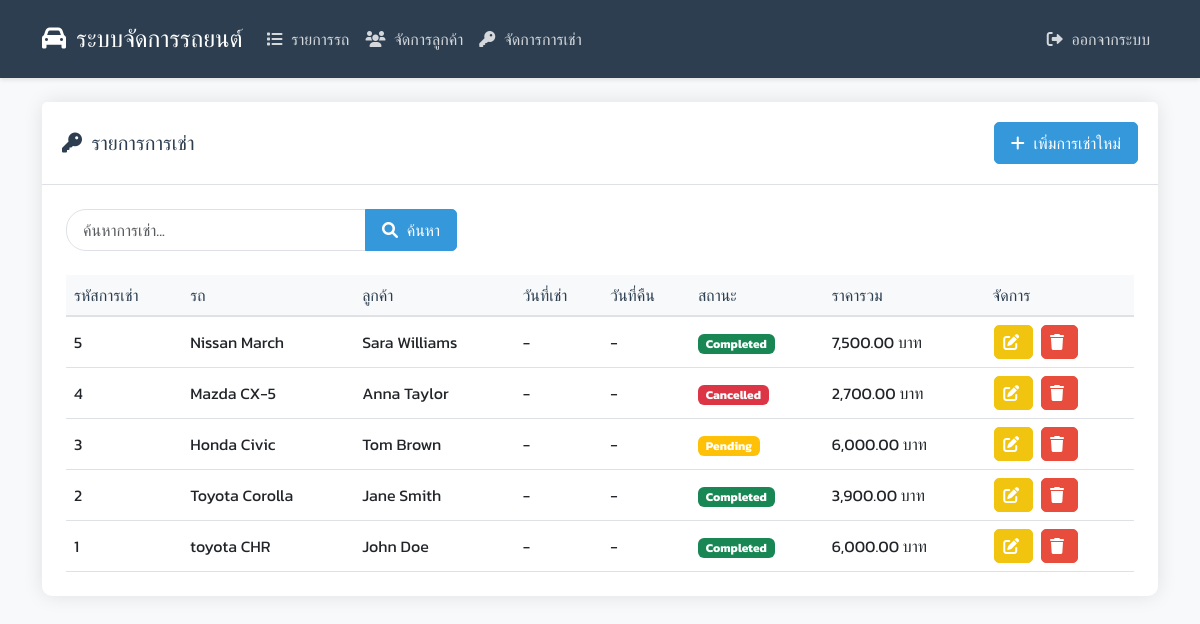
The page /rentals.php (signed in) on the database its author committed.
### tables this page shows
CREATE TABLE `rentals` (
  `rental_id` int(11) NOT NULL COMMENT 'รหัสการเช่า (Primary Key)',
  `customer_id` int(11) NOT NULL COMMENT 'รหัสลูกค้า',
  `car_id` int(11) NOT NULL COMMENT 'รหัสรถ',
  `rental_start_date` date NOT NULL COMMENT 'วันที่เริ่มเช่า',
  `rental_end_date` date NOT NULL COMMENT 'วันที่สิ้นสุดการเช่า',
  `total_price` decimal(10,2) NOT NULL COMMENT 'ราคารวม',
  `rental_status` enum('Pending','Completed','Cancelled') DEFAULT 'Pending' COMMENT 'สถานะการเช่า',
  `create_date` timestamp NOT NULL DEFAULT current_timestamp() COMMENT 'วันที่สร้างข้อมูล',
  `update_date` timestamp NOT NULL DEFAULT current_timestamp() ON UPDATE current_timestamp() COMMENT 'วันที่แก้ไขข้อมูลล่าสุด'
);

CREATE TABLE `cars` (
  `car_id` int(11) NOT NULL COMMENT 'รหัสรถ (Primary Key)',
  `brand` varchar(100) NOT NULL COMMENT 'ยี่ห้อรถ เช่น Toyota, Honda',
  `model` varchar(100) NOT NULL COMMENT 'รุ่นรถ เช่น Corolla, Civic',
  `year` year(4) NOT NULL COMMENT 'ปีที่ผลิต',
  `color` varchar(50) DEFAULT NULL COMMENT 'สีของรถ เช่น ขาว, ดำ, แดง',
  `engine_type` varchar(50) DEFAULT NULL COMMENT 'ชนิดเครื่องยนต์ เช่น เบนซิน, ดีเซล, ไฟฟ้า',
  `transmission` enum('Manual','Automatic') DEFAULT NULL COMMENT 'ชนิดของเกียร์ เช่น Manual, Automatic',
  `seats` int(11) DEFAULT NULL COMMENT 'จำนวนที่นั่ง เช่น 4, 5, 7',
  `price` decimal(10,2) DEFAULT NULL COMMENT 'ราคารถ (บาท)',
  `create_date` timestamp NOT NULL DEFAULT current_timestamp() COMMENT 'วันที่สร้างข้อมูล',
  `update_date` timestamp NOT NULL DEFAULT current_timestamp() ON UPDATE current_timestamp() COMMENT 'วันที่แก้ไขข้อมูลล่าสุด'
);

### api/rental.php (called while the page is built, shortened)
<?php
class Rental {
    private $conn;
    private $table_name = "rentals";
    public function __construct($db) {
        $this->conn = $db;
    }
    public function read() {
        $query = "SELECT r.*,
                    c.brand as car_brand, c.model as car_model,
                    CONCAT(cust.first_name, ' ', cust.last_name) as customer_name
                FROM " . $this->table_name . " r
                LEFT JOIN cars c ON r.car_id = c.car_id
                LEFT JOIN customers cust ON r.customer_id = cust.customer_id
                ORDER BY r.rental_id DESC";
        $stmt = $this->conn->prepare($query);
        $stmt->execute();
        return $stmt;
    }
}
?>

### rentals.php (the view, shortened to what this page needs)
<?php
require_once 'api/rental.php';
$database = new Database();
$db = $database->getConnection();
$rental = new Rental($db);
$search = isset($_GET['search']) ? $_GET['search'] : '';
if ($search) {
    $stmt = $rental->search($search);
} else {
    $stmt = $rental->read();
}
$has_data = $stmt->rowCount() > 0;
?>
<!DOCTYPE html>
<html lang="th">
<head>
    <link href="https://cdn.jsdelivr.net/npm/bootstrap@5.3.0/dist/css/bootstrap.min.css" rel="stylesheet">
    <link href="https://cdnjs.cloudflare.com/ajax/libs/font-awesome/6.0.0/css/all.min.css" rel="stylesheet">
    <link href="css/style.css" rel="stylesheet">
</head>
<body>
    <nav class="navbar navbar-expand-lg navbar-dark">
        <div class="container">
            <a class="navbar-brand" href="index.php">
                <i class="fas fa-car"></i> ระบบจัดการรถยนต์
            </a>
            <div class="collapse navbar-collapse" id="navbarNav">
                <ul class="navbar-nav me-auto">
                    <li class="nav-item">
                        <a class="nav-link" href="cars.php">
                            <i class="fas fa-list"></i> รายการรถ
                        </a>
                    </li>
                    <li class="nav-item">
                        <a class="nav-link" href="customers.php">
                            <i class="fas fa-users"></i> จัดการลูกค้า
                        </a>
                    </li>
                    <li class="nav-item">
                        <a class="nav-link active" href="rentals.php">
                            <i class="fas fa-key"></i> จัดการการเช่า
                        </a>
                    </li>
                </ul>
                <ul class="navbar-nav">
                    <li class="nav-item">
                        <a class="nav-link" href="logout.php">
                            <i class="fas fa-sign-out-alt"></i> ออกจากระบบ
                        </a>
                    </li>
                </ul>
            </div>
        </div>
    </nav>
    <div class="container mt-4">
        <div class="card">
            <div class="card-header d-flex justify-content-between align-items-center">
                <h5 class="mb-0">
                    <i class="fas fa-key"></i> รายการการเช่า
                </h5>
                <a href="add_rental.php" class="btn btn-primary">
                    <i class="fas fa-plus"></i> เพิ่มการเช่าใหม่
                </a>
            </div>
            <div class="card-body">
                <form method="GET" class="mb-4">
                    <div class="input-group">
                        <input type="text" name="search" class="form-control search-box" placeholder="ค้นหาการเช่า..." value="<?php echo $search; ?>">
                        <button type="submit" class="btn btn-primary">
                            <i class="fas fa-search"></i> ค้นหา
                        </button>
                    </div>
                </form>
                <?php if (!$has_data): ?>
                    <div class="alert alert-info">
                        <i class="fas fa-info-circle"></i> ยังไม่มีข้อมูลการเช่า กรุณาเพิ่มการเช่าใหม่
                    </div>
                <?php else: ?>
                    <div class="table-responsive">
                        <table class="table table-hover">
                            <thead>
                                <tr>
                                    <th>รหัสการเช่า</th>
                                    <th>รถ</th>
                                    <th>ลูกค้า</th>
                                    <th>วันที่เช่า</th>
                                    <th>วันที่คืน</th>
                                    <th>สถานะ</th>
                                    <th>ราคารวม</th>
                                    <th>จัดการ</th>
                                </tr>
                            </thead>
                            <tbody>
                                <?php while ($row = $stmt->fetch(PDO::FETCH_ASSOC)): ?>
                                    <tr>
                                        <td><?php echo $row['rental_id']; ?></td>
                                        <td><?php echo $row['car_brand'] . ' ' . $row['car_model']; ?></td>
                                        <td><?php echo $row['customer_name']; ?></td>
                                        <td><?php echo isset($row['rental_date']) ? date('d/m/Y', strtotime($row['rental_date'])) : '-'; ?></td>
                                        <td><?php echo isset($row['return_date']) ? date('d/m/Y', strtotime($row['return_date'])) : '-'; ?></td>
                                        <td>
                                            <?php
                                            $status_class = '';
                                            switch($row['rental_status']) {
                                                case 'Pending':
                                                    $status_class = 'warning';
                                                    break;
                                                case 'Completed':
                                                    $status_class = 'success';
                                                    break;
                                                case 'Cancelled':
                                                    $status_class = 'danger';
                                                    break;
                                            }
                                            ?>
                                            <span class="badge bg-<?php echo $status_class; ?>">
                                                <?php echo $row['rental_status']; ?>
                                            </span>
                                        </td>
                                        <td><?php echo number_format($row['total_price'], 2); ?> บาท</td>
                                        <td>
                                            <a href="edit_rental.php?id=<?php echo $row['rental_id']; ?>" class="btn btn-warning btn-action">
                                                <i class="fas fa-edit"></i>
                                            </a>
                                            <a href="delete_rental.php?id=<?php echo $row['rental_id']; ?>" class="btn btn-danger btn-action" onclick="return confirm('คุณแน่ใจหรือไม่ที่จะลบข้อมูลการเช่านี้?')">
                                                <i class="fas fa-trash"></i>
                                            </a>
                                        </td>
                                    </tr>
                                <?php endwhile; ?>
                            </tbody>
                        </table>
                    </div>
                <?php endif; ?>
            </div>
        </div>
    </div>
</body>
</html>

### css/style.css (style rules this page uses)
:root { --primary-color: #2c3e50; --secondary-color: #3498db; --accent-color: #e74c3c; --text-color: #2c3e50; --light-gray: #f8f9fa; --border-color: #dee2e6; }
body { font-family: 'Kanit', sans-serif; background-color: var(--light-gray); color: var(--text-color); }
.navbar { background-color: var(--primary-color); padding: 1rem; box-shadow: 0 2px 4px rgba(0,0,0,0.1); }
.navbar-brand { color: white !important; font-size: 1.5rem; font-weight: 500; }
.nav-link { color: rgba(255,255,255,.8) !important; transition: color 0.3s ease; padding: 0.5rem 1rem; }
.nav-link i { margin-right: 5px; }
.card { border: none; border-radius: 10px; box-shadow: 0 0 20px rgba(0,0,0,0.1); margin-bottom: 20px; transition: transform 0.3s ease; }
.card-header { background-color: white; border-bottom: 1px solid var(--border-color); padding: 1.25rem; }
.card-header h5 { color: var(--primary-color); font-weight: 500; }
.card-body { padding: 1.5rem; }
.table { margin-bottom: 0; }
.table th { background-color: var(--light-gray); color: var(--primary-color); font-weight: 500; border-bottom: 2px solid var(--border-color); }
.table td { vertical-align: middle; }
.btn { padding: 0.5rem 1rem; border-radius: 5px; transition: all 0.3s ease; }
.btn-primary { background-color: var(--secondary-color); border-color: var(--secondary-color); }
.btn-warning { background-color: #f1c40f; border-color: #f1c40f; color: white; }
.btn-danger { background-color: var(--accent-color); border-color: var(--accent-color); }
.btn-action { margin: 0 2px; padding: 0.25rem 0.5rem; }
.search-box { max-width: 300px; border-radius: 20px; padding: 0.5rem 1rem; border: 1px solid var(--border-color); transition: all 0.3s ease; }
.fas { margin-right: 5px; }

### rows shown on the page
rentals: rental_id "5", car.brand "Nissan", car.model "March", customer_name "Sara Williams", rental_status "Completed", total_price "7,500.00"
rentals: rental_id "4", car.brand "Mazda", car.model "CX-5", customer_name "Anna Taylor", rental_status "Cancelled", total_price "2,700.00"
rentals: rental_id "3", car.brand "Honda", car.model "Civic", customer_name "Tom Brown", rental_status "Pending", total_price "6,000.00"
rentals: rental_id "2", car.brand "Toyota", car.model "Corolla", customer_name "Jane Smith", rental_status "Completed", total_price "3,900.00"
rentals: rental_id "1", car.brand "toyota", car.model "CHR", customer_name "John Doe", rental_status "Completed", total_price "6,000.00"
